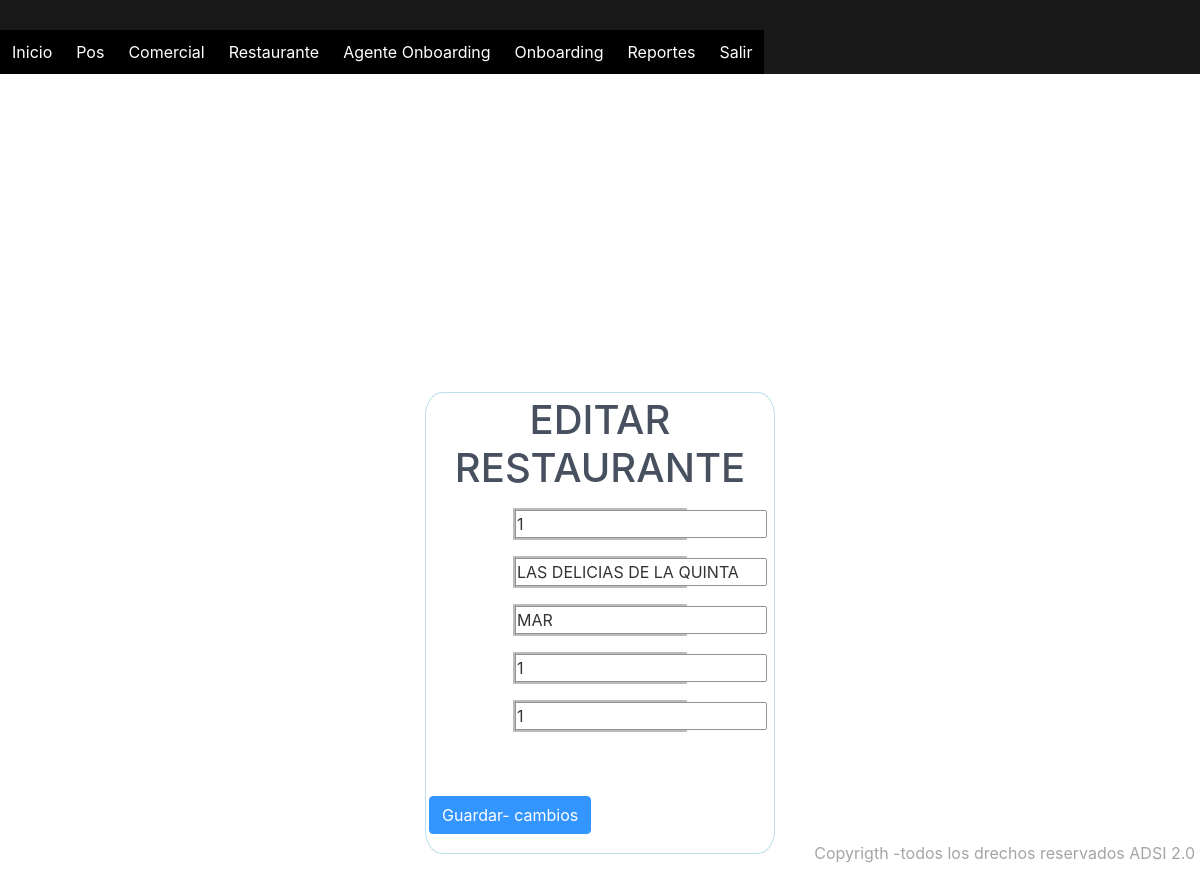
The page /Presentacion/html/fmrActualizarRestaurante.php?id=1 on the database its author committed.
### tables this page shows
CREATE TABLE `restaurante` (
  `IdRestaurante` int(11) NOT NULL,
  `RestNombre` varchar(50) NOT NULL,
  `RestEspecialidad` varchar(50) NOT NULL,
  `RestComercial` int(11) NOT NULL,
  `RestPos` int(11) NOT NULL
);

### Presentacion/html/fmrActualizarRestaurante.php (the view, shortened to what this page needs)
<?php
	$conexion=mysqli_connect('localhost','root','','inventariopos') or die ('Error en la base de datos');
    $id=$_GET['id'];
	$sql = "SELECT IdRestaurante, RestNombre, RestEspecialidad, RestComercial, RestPos FROM restaurante WHERE IdRestaurante= $id LIMIT 1";
	$resultado=mysqli_query($conexion,$sql) or die ('Error en el query');
    $fila = $resultado->fetch_assoc();
?>
<!DOCTYPE html>
<html lang="en">
<head>
   <link rel="stylesheet" href="../css/bootstrap.min.css">
</head>
<body>
        <header>
            <div id="header">
                <nav>
                    <ul class="nav">
                        <li><a href="./inicio.php">Inicio</a></li>
                        <li><a >Pos</a>
                        </li>
                        <li><a >Comercial</a>
                        </li>
                        <li><a >Restaurante</a>
                        </li>
                        <li><a >Agente Onboarding</a>
                        </li>
                         <li><a >Onboarding</a>
                         </li>
                        <li><a >Reportes</a>
                        </li>
                        <li><a href="../../index.php">Salir</a></li>
                    </ul>
                </nav>
            </div>
  </header>
 <br><br>
<br><br>
<br><br>
<br><br>
<form class="formulario" action="../../logica/modificarRestaurante.php" method="POST">
        <h1>EDITAR RESTAURANTE </h1>
         <div class="contenedor">
         <div class="input-contenedor">
            <input name=IdRestaurante type="text" required placeholder="IdRestaurante" value="<?php echo $fila['IdRestaurante']; ?>">
        </div>
        <div class="input-contenedor">
            <input name=RestNombre type="text" required placeholder="RestNombre" value="<?php echo $fila['RestNombre']; ?>">
        </div>
        <div class="input-contenedor">
            <input name=RestEspecialidad type="text" required placeholder="RestEspecialidad" value="<?php echo $fila['RestEspecialidad']; ?>">
        </div>
        <div class="input-contenedor">
            <input name=RestComercial type="text" required placeholder="RestComercial" value="<?php echo $fila['RestComercial']; ?>">
        </div>
        <div class="input-contenedor">
            <input name=RestPos type="text" required placeholder="RestPos" value="<?php echo $fila['RestPos']; ?>">
        </div>
             <br><br>
                <div class="form-group">
							<button class="btn btn-primary" id="guarda" name="guarda" type="submit">Guardar- cambios</button>
						</div>
         </div>
        </form>
        <footer> Copyrigth -todos los drechos reservados ADSI 2.0 </footer>
</body>
</html>

### Presentacion/css/Estilos.css (style rules this page uses)
body { font-family: arial,hevetica; background-image: url(../Imagenes/img1.jpg) ; background-size: cover; background-attachment: fixed; background-repeat: no-repeat; width: auto; }
* { padding: 0; margin: 0; }
header { background: rgba(0,0,0,0.9); width: 100%; position: fixed; z-index: 100; }
ul, ol { list-style:none; }
.nav { width:100%; margin:30px auto; }
.nav > li { float:left; }
.nav li a { background-color:#000; color:#fff; text-decoration:none; padding:10px 12px; display:block; }
.formulario { border: 1px solid lightblue; position: relative; margin: 1em auto; width: 350px; background: rgb(145, 135, 135); margin-top: 150px; }
.contenedor { width: 100%; padding: 0px; }
.formulario { background: #fff; margin-top: 200px; padding: 3px; border-radius: 5%; opacity:0.8; }
h1 { text-align: center; color: #1a2537; font-size: 40px; }
.input-contenedor { margin-bottom: 15px; border: 2px solid #aaa; width: 174px; background: rgb(72, 77, 75); margin: 1em auto }
footer { position:fixed; bottom:5px; right:5px; opacity:0.5; z-index:99; color:rgb(77, 73, 73); }

### rows shown on the page
restaurante: IdRestaurante "1", RestNombre "LAS DELICIAS DE LA QUINTA", RestEspecialidad "MAR", RestComercial "1", RestPos "1"
